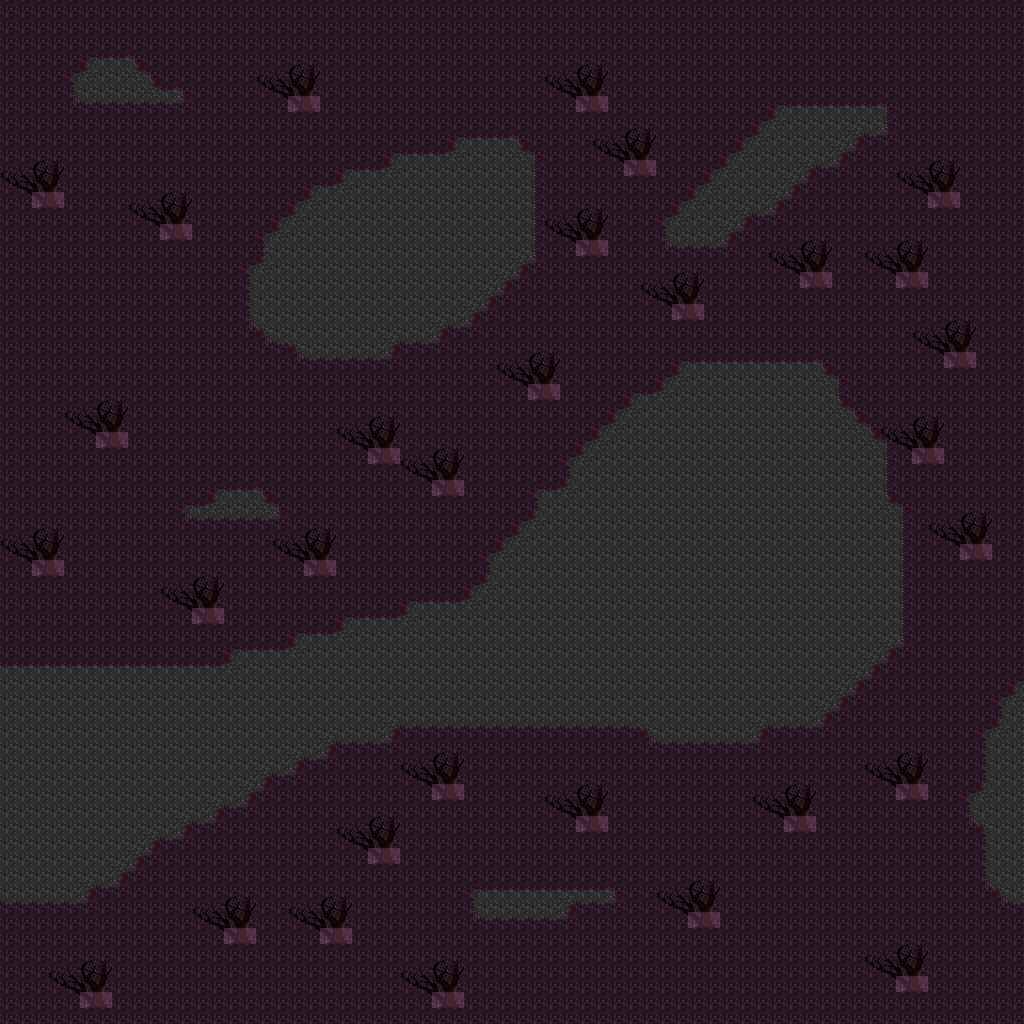

The image is a tile-based game level rendered from a .tmx file. Its description and source (layers, tilesets, objects; grid data summarised) follow:
An orthogonal 64x64 tile map with 16x16 px tiles, 5 tile layers (floor, shadows, trunks, trees, ...), 2 tilesets and 1 object.

<map version="1.10" tiledversion="1.10.1" orientation="orthogonal" renderorder="right-down" width="64" height="64" tilewidth="16" tileheight="16" infinite="0" nextlayerid="7" nextobjectid="2">
 <properties>
  <property name="looping" type="bool" value="true" />
  <property name="music" value="res/audio/music/dynamic.ogg" />
  <property name="music_speed" type="float" value="0.5" />
  <property name="music_volume" type="float" value="1" />
  <property name="tint" value="0,0,0,127" />
 </properties>
 <tileset firstgid="1" source="burned_forest.tsx" />
 <tileset firstgid="43" source="entity/misc_entities.tsx" />
 <layer id="1" name="floor" width="64" height="64">
  <data>[4096 cells, 4096 non-empty, 15 distinct tile ids]</data>
 </layer>
 <layer id="2" name="shadows" width="64" height="64">
  <data>[4096 cells, 279 non-empty, 9 distinct tile ids]</data>
 </layer>
 <objectgroup id="6" name="entities">
  <object id="1" gid="59" x="720" y="560" width="16" height="16">
   <properties>
    <property name="file" value="res/data/entity/effect/give_fire.json" />
   </properties>
  </object>
 </objectgroup>
 <layer id="4" name="trunks" width="64" height="64">
  <data>[4096 cells, 62 non-empty, 2 distinct tile ids]</data>
 </layer>
 <layer id="3" name="trees" width="64" height="64">
  <properties>
   <property name="height" type="int" value="1" />
  </properties>
  <data>[4096 cells, 124 non-empty, 4 distinct tile ids]</data>
 </layer>
 <layer id="5" name="collision" width="64" height="64" opacity="0.25">
  <properties>
   <property name="draw" type="bool" value="false" />
  </properties>
  <data>[4096 cells, 62 non-empty, 1 distinct tile ids]</data>
 </layer>
</map>
